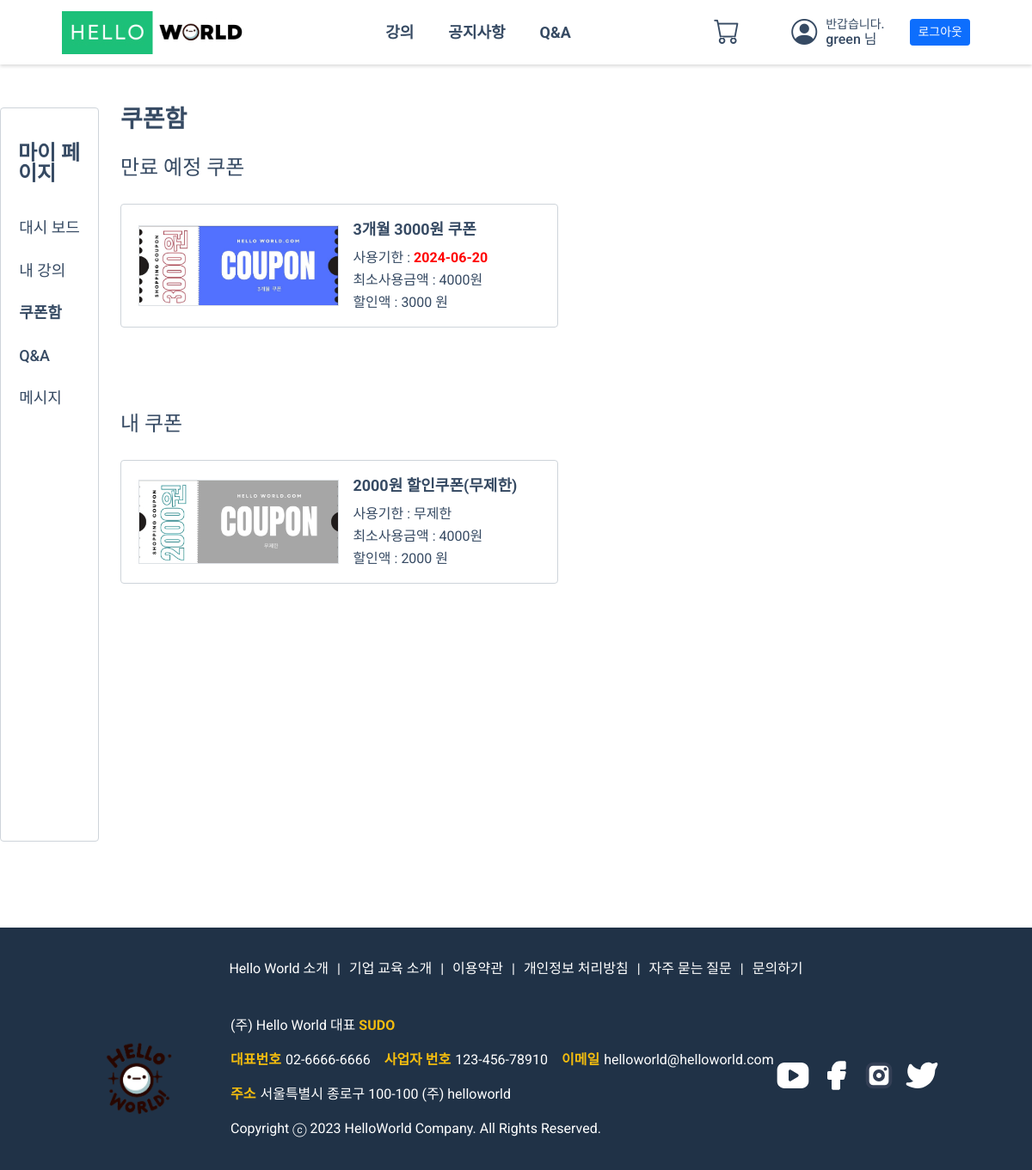
Screenshot of /user/mypage/coupons.php (signed in) with the database file from the repository.
### tables this page shows
CREATE TABLE `user_coupons` (
  `ucid` int(11) NOT NULL,
  `couponid` int(11) DEFAULT NULL COMMENT '쿠폰아이디',
  `userid` varchar(100) DEFAULT NULL COMMENT '유저아이디',
  `status` int(11) DEFAULT 1 COMMENT '상태',
  `use_max_date` date DEFAULT NULL COMMENT '사용기한',
  `regdate` date DEFAULT NULL COMMENT '등록일',
  `reason` varchar(100) DEFAULT NULL COMMENT '쿠폰취득사유'
);

CREATE TABLE `coupons` (
  `cpid` int(11) NOT NULL,
  `cp_name` varchar(100) NOT NULL COMMENT '쿠폰명',
  `cp_image` varchar(100) NOT NULL COMMENT '쿠폰이미지',
  `cp_type` varchar(11) NOT NULL COMMENT '쿠폰타입',
  `cp_price` int(11) NOT NULL COMMENT '할인금액',
  `cp_ratio` int(11) NOT NULL COMMENT '할인비율',
  `cp_status` tinyint(4) NOT NULL DEFAULT 0 COMMENT '상태',
  `cp_date` int(11) NOT NULL COMMENT '등록일',
  `cp_limit` varchar(11) NOT NULL COMMENT '최소사용금액'
);

### user/mypage/coupons.php (the view, shortened to what this page needs)
<?php
  $cssRoute2 ='<link rel="stylesheet" href="/helloworld/user/css/mypage/mypage_coupons.css"/>';
  include_once $_SERVER['DOCUMENT_ROOT'] . '/helloworld/user/mypage/leftSide.php';
  $user_id = $_SESSION['UID'];
  $couponsSql = "SELECT * FROM user_coupons uc JOIN coupons c ON uc.couponid = c.cpid WHERE uc.userid = '{$user_id}' AND uc.status=1";
  $expireSql = $couponsSql." AND uc.use_max_date BETWEEN CURDATE() AND DATE_ADD(CURDATE(), INTERVAL 1 MONTH) AND YEAR(uc.use_max_date)=YEAR(CURDATE())";
  $mycouponSql = $couponsSql." AND uc.use_max_date > DATE_ADD(CURDATE(), INTERVAL 1 MONTH)";
  $expireResult = $mysqli -> query($expireSql);
  while($expireRs = $expireResult -> fetch_object()){
    $expireArr[] = $expireRs;
  }
  $myResult = $mysqli -> query($mycouponSql);
  while($myRs = $myResult -> fetch_object()){
    $myArr[] = $myRs;
  }
?>
        <section class="mainContainer">
          <h2 class="title">쿠폰함</h2>
          <div class="mainContents">
            <div class="Expired">
              <h3>만료 예정 쿠폰</h3>
              <ul class="d-flex flex-wrap">
                <?php
                if(isset($expireArr)){
                  foreach($expireArr as $coupon){
                ?>
                <li class="coupon_container content-box d-flex align-items-center" data-cpid="<?= $coupon->cpid ?>">
                  <img src="<?= $coupon->cp_image ?>" alt="<?= $coupon->cp_name ?>" class="border" />
                  <div class="text_box">
                    <h4 class="b_text01 bold" title="<?= $coupon->cp_name ?>"><?= $coupon->cp_name ?></h4>
                    <p>사용기한 : <span class="bold strong"><?php if($coupon->cp_date == '0'){echo '무제한';}else{echo $coupon->use_max_date;} ?></span></p>
                    <p class="updownw">최소사용금액 : <span class="number"><?= $coupon->cp_limit ?></span>원</p>
                    <p class="updownw">
                    할인액 :
                      <span class="number"><?=$coupon->cp_price;?></span>
                      <span>원</span>
                    </p>
                  </div>
                </li>
                <?php
                  }
                }else {
                ?>
                <p>등록된 쿠폰이 없습니다.</p>
                <?php
                }
                ?>
              </ul>
            </div>
            <div class="coupons">
              <h3>내 쿠폰</h3>
              <ul class="d-flex flex-wrap">
                <?php
                if(isset($myArr)){
                  foreach($myArr as $coupon){
                ?>
                <li class="coupon_container content-box d-flex align-items-center" data-cpid="<?= $coupon->cpid ?>">
                  <img src="<?= $coupon->cp_image ?>" alt="<?= $coupon->cp_name ?>" class="border" />
                  <div class="text_box">
                    <h4 class="b_text01 bold" title="<?= $coupon->cp_name ?>"><?= $coupon->cp_name ?></h4>
                    <p>사용기한 : <?php if($coupon->cp_date == '0'){echo '무제한';}else{echo $coupon->use_max_date;} ?></p>
                    <p class="updownw">최소사용금액 : <span class="number"><?= $coupon->cp_limit ?></span>원</p>
                    <p class="updownw">
                    할인액 :
                      <span class="number"><?=$coupon->cp_price;?></span>
                      <span>원</span>
                    </p>
                  </div>
                </li>
                <?php
                  }
                }else {
                ?>
                <p>등록된 쿠폰이 없습니다.</p>
                <?php
                }
                ?>
              </ul>
            </div>
          </div>
        </section>
  <?php
    include_once $_SERVER['DOCUMENT_ROOT'] . '/helloworld/user/mypage/rightSide.php';
    ?>

### user/css/common.css (style rules this page uses)
:root { --f-H2: 28px; --f-H1: 32px; --f-H3: 24px; --f-H4: 18px; --f-H5: 16px; --f-H6: 14px; --f-p: 16px; --c-background: #fff; --c-main: #f5f5f5; --c-sub: #11359a; --c-font: #364a63; --c-lightgray: #8094ae; --c-yellow: #f4bd0e; --c-lightblue: #09c2de; --c-lightgreen: #1ee0ac; --c-lightred: #e85347; --c-blue: #465fff; --c-button: #7749f8; --c-button-hover: #5227cc; --c-menu-font: #6e82a5; --c-menu-font-hover: #7f8dff; --c-menu-BG: #101924; --c-active-button: #798bff; --c-Nonactive-button: #6c757d; --c-nonactive-button-hover: #8a8686; --c-complete-button: #28a745; --c-complete-button-hover: #079828; --c-cancle-button: #dc3545; --c-active-check-button: #499eed; --c-Nonactive-check-button: #8a8686; --c-contentBG: #f5f6fa; --c-space_updown: 30px; --c-title-font: #1dc078; --c-menu-font: #4a4a4a; --c-footer-BG: #101924; --c-content-BG: #fff; --c-black: #000; --c-H2: #1b1c1d; --c-p: #495057; --c-lightgray: #999999; --c-primary-button: #00c471; --c-border-grey: #c2c4c7; --c-ribon-blue: #000080; --c-ribon-pulple: #a020f0; --c-ribon-orange: #ff6347; --c-ribon-geeen: #1ee0ac; --c-next-prev-button: #d9d9d9; }
h2, .h2 { font-size: var(--f-H2); font-weight: bold; }
h3, .h3 { font-size: var(--f-H3); font-weight: bold; }
h4, .h4 { font-size: var(--f-H4); }
p, .p { font-size: var(--f-p); }
.bold { font-weight: bold; }
body { font-family: 'Roboto', sans-serif; color: var(--c-font); box-sizing: border-box; }
.content-box { border: 1px solid #ced4da; border-radius: 4px; background: #fff; padding: 20px; }
.d-flex { display: flex; }
.strong { color: red; }

### user/css/mypage/mypage_left.css (style rules this page uses)
.mainContents { width: 1060px; flex-wrap: wrap; gap: 30px; }
.title { margin-bottom: 30px; }
.Expired { margin-bottom: 100px; }

### user/css/mypage/mypage_coupons.css (style rules this page uses)
h3 { font-weight: normal; margin-bottom: 30px; }
h4 { margin-bottom: 16px; }
.coupons ul { gap: 30px; }
.coupon_container { width: 48%; gap: 16px; }
.coupon_container img { width: 50%; object-fit: cover; }
.text_box > p + p { margin-top: 10px; }

### rows the page displays
user_coupons: couponid.cp_image (picture), couponid.cp_name "3개월 3000원 쿠폰", use_max_date "2024-06-20", couponid.cp_limit "4000", couponid.cp_price "3000"
user_coupons: couponid.cp_image (picture), couponid.cp_name "2000원 할인쿠폰(무제한)", couponid.cp_limit "4000", couponid.cp_price "2000"

### other values shown
$_SESSION['UID'] "green"
